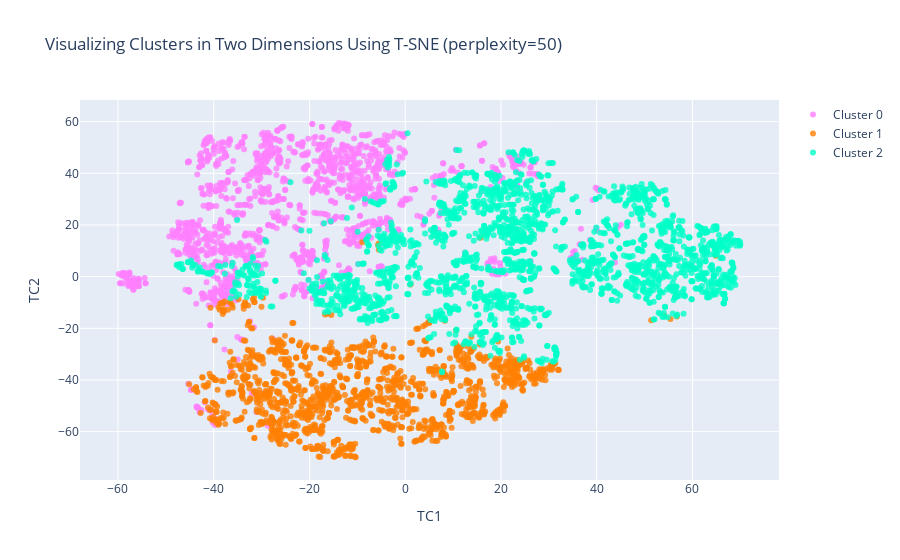

The code cell stored with this chart in its notebook:
### Code cell
trace1 = go.Scatter(
                    x = cluster0["TC1_2d"],
                    y = cluster0["TC2_2d"],
                    mode = "markers",
                    name = "Cluster 0",
                    marker = dict(color = 'rgba(255, 128, 255, 0.8)'),
                    text = None)

#trace2 is for 'Cluster 1'
trace2 = go.Scatter(
                    x = cluster1["TC1_2d"],
                    y = cluster1["TC2_2d"],
                    mode = "markers",
                    name = "Cluster 1",
                    marker = dict(color = 'rgba(255, 128, 2, 0.8)'),
                    text = None)

#trace3 is for 'Cluster 2'
trace3 = go.Scatter(
                    x = cluster2["TC1_2d"],
                    y = cluster2["TC2_2d"],
                    mode = "markers",
                    name = "Cluster 2",
                    marker = dict(color = 'rgba(0, 255, 200, 0.8)'),
                    text = None)

data = [trace1, trace2, trace3]

title = "Visualizing Clusters in Two Dimensions Using T-SNE (perplexity=" + str(perplexity) + ")"
layout = dict(title = title,
              xaxis= dict(title= 'TC1',ticklen= 5,zeroline= False),
              yaxis= dict(title= 'TC2',ticklen= 5,zeroline= False)
             )

fig = dict(data = data, layout = layout)

iplot(fig)

### Figure 1 — Plotly figure (JSON) as saved in the notebook; plotly's stock layout.template omitted (floating-point values rounded to 4 significant figures; data arrays with more than 128 entries replaced by an {"elided": "..."} marker saying what was removed)
{"data": [{"marker": {"color": "rgba(255, 128, 255, 0.8)"}, "mode": "markers", "name": "Cluster 0", "type": "scatter", "x": {"elided": "1462 float values"}, "y": {"elided": "1462 float values"}}, {"marker": {"color": "rgba(255, 128, 2, 0.8)"}, "mode": "markers", "name": "Cluster 1", "type": "scatter", "x": {"elided": "1415 float values"}, "y": {"elided": "1415 float values"}}, {"marker": {"color": "rgba(0, 255, 200, 0.8)"}, "mode": "markers", "name": "Cluster 2", "type": "scatter", "x": {"elided": "2123 float values"}, "y": {"elided": "2123 float values"}}], "layout": {"title": {"text": "Visualizing Clusters in Two Dimensions Using T-SNE (perplexity=50)"}, "xaxis": {"ticklen": 5, "title": {"text": "TC1"}, "zeroline": false}, "yaxis": {"ticklen": 5, "title": {"text": "TC2"}, "zeroline": false}}}
